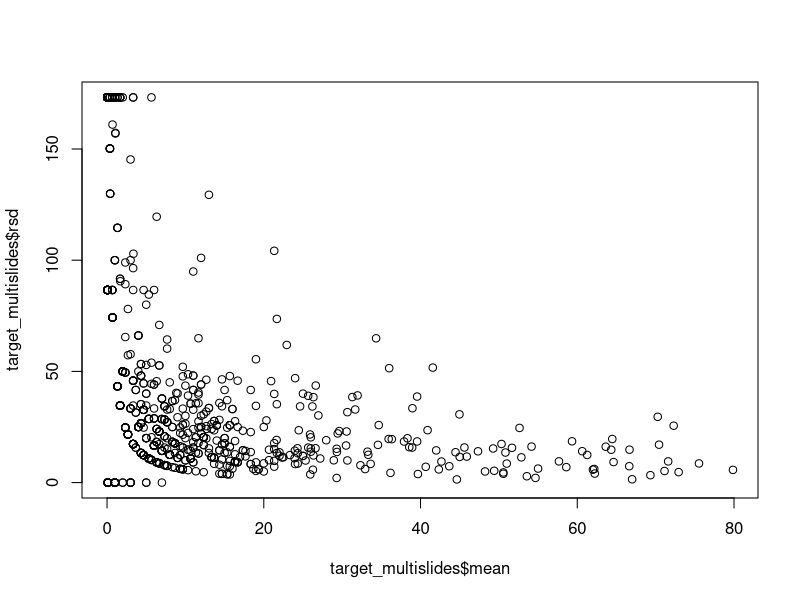
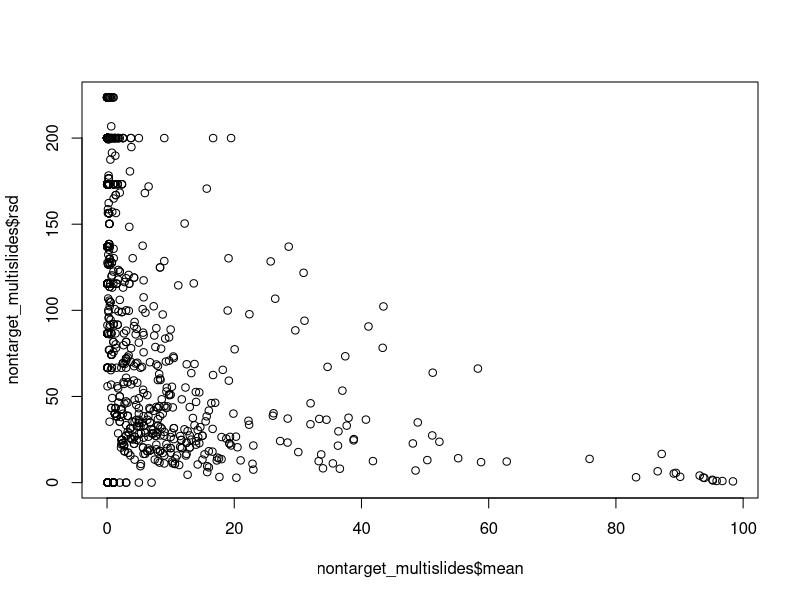

These figures' R source, in order: (Note: this script raises an error after producing the figures.)
#### Processing microscopy data
### Jordan Zabrecky
## last edited 04.16.2026

# This code processes microscopy data from the EDI data release 
# (averaging across slides and evaluting rsd), remove non-algal portion of sample,
# and recalculates relative abundance without that portion. Additionally,
# leptolyngbya and geitlerinema are grouped and phormidium is added into microcoleus
# as suggested by Rosalina

#### (1) Loading in libraries & data ####

# loading libraries
lapply(c("tidyverse", "lubridate"), require, character.only = T)

# read in microscopy data
target <- read.csv("./data/EDI_data_package/microscopy_target_samples.csv")
nontarget <- read.csv("./data/EDI_data_package/microscopy_non_target_samples.csv")

#### (2) Analyzing microscopy data (w/ multiple slides) ####

## (a) target samples

# look at average, sd, & rsd for each taxa across slides
target_multislides <- target %>% 
  filter(slide_rep != "Final") %>% 
  pivot_longer(microcoleus:aphanothece, names_to = "taxa", values_to = "percent") %>% 
  dplyr::group_by(taxa, site_reach, field_date, sample_type) %>% 
  dplyr::summarize(mean = mean(percent),
                   sd = sd(percent),
                   rsd = (sd * 100) / mean) %>% 
  ungroup()
view(target_multislides) # the highest are all samples where one slide had 0.1% cover
mean(target_multislides$rsd, na.rm = TRUE) # 44.3% high but let's look at taxa 
                                           # that have >5% mean cover
plot(target_multislides$mean, target_multislides$rsd)
# yup, samples with a higher mean have a lower rsd

# looking at taxa that have >5% mean cover
target_multislides_sub <- target_multislides %>% 
  filter(mean > 5)
view(target_multislides_sub)
mean(target_multislides_sub$rsd) # 21.7% high but better

# pivot back wider to join back into processed
target_multislides_wider <- target_multislides %>% 
  select(!(sd:rsd)) %>% 
  pivot_wider(names_from = "taxa", values_from = "mean")

# for data that were already averaged across three slides,
# we need to match it up to the processed data frame
target_processed <- target %>% 
  filter(slide_rep == "Final") %>% 
  select(!(slide_rep:method)) # remove columns we don't need

# match up column order
target_processed <- target_processed[,colnames(target_multislides_wider)]

# rbind to join dataframes
target_processed <- rbind(target_processed, target_multislides_wider)

## (b) non-target samples

# look at average, sd, & rsd for each taxa across slides
# no samples here are averaged over as indicated by "Final"
nontarget_multislides <- nontarget %>% 
  pivot_longer(non_algal:unknown, names_to = "taxa", values_to = "percent") %>% 
  dplyr::group_by(taxa, site_reach, field_date, sample_type) %>% 
  dplyr::summarize(mean = mean(percent),
                   sd = sd(percent),
                   rsd = (sd * 100) / mean) %>% 
  ungroup()
view(nontarget_multislides) # the highest are all samples where one slide had 0.1% cover
mean(nontarget_multislides$rsd, na.rm = TRUE) # 97.6% high but let's look at taxa 
                                              # that have >5% mean cover
plot(nontarget_multislides$mean, nontarget_multislides$rsd)
# less strong of a relationship with non-target samples

# looking at taxa that have >5% mean cover
nontarget_multislides_sub <- nontarget_multislides %>% 
  filter(mean > 5)
view(nontarget_multislides_sub)
mean(nontarget_multislides_sub$rsd) # 42.8% high but better

# pivot back wider to join with anatoxin and environmental data
nt_processed <- nontarget_multislides %>% 
  select(!(sd:rsd)) %>% 
  pivot_wider(names_from = "taxa", values_from = "mean") 

# confirm that everything sums up to 100
check_nt <- which(rowSums(nt_processed[4:ncol(nt_processed)]) != 100)
check_t <- which(rowSums(target_processed[4:ncol(target_processed)]) != 100)

# check these values- maybe slight variations in float?
# like minor issues when averaging such small decimals across multiple slides
rowSums(target_processed[4:ncol(target_processed)])[check_t] # is 100
rowSums(nt_processed[4:ncol(nt_processed)])[check_nt] # most are 100
# but for the few that aren't (52, 58, 60) which are 99.975, 99.975, 99.980, we will just add 
# the remainder to the dominant taxa in that sample
nt_processed[52,]$spirogyra <- nt_processed[52,]$spirogyra + (100 - 99.975)
nt_processed[58,]$spirogyra <- nt_processed[58,]$spirogyra + (100 - 99.975)
nt_processed[60,]$cladophora <- nt_processed[60,]$cladophora + (100 - 99.980)

# run through check and rowSums code again to make sure they are all now 100 in appearance

#### (3) Remove non-algal portion from relative abundance & recalculate ####

# function to remove non-algal portion and recalculate
remove_non_algal <- function(df) {
  # remove non-algal portion
  temp_df <- df %>% 
    select(!non_algal)
  
  # calculate total percent abundance of algal portion
  temp_df$total_algal_percent <- rowSums(temp_df[c(4:ncol(temp_df))]) # hard-coded; always have 4 info columns
  
  
  # pivot longer for easy re-calculation and then pivot back wider
  final_df <- temp_df %>% 
    relocate(total_algal_percent, .after = sample_type) %>%  # quick reorganization
    pivot_longer(cols = c(5:ncol(temp_df)), values_to = "old_percent", names_to = "taxa") %>% 
    mutate(new_percent = (old_percent / total_algal_percent) * 100) %>% 
    select(!c(old_percent, total_algal_percent)) %>% 
    pivot_wider(names_from = "taxa", values_from = "new_percent")
  
  # return final dataframe
  return(final_df)
}

# apply function to dataframes
nt_processed2 <- remove_non_algal(nt_processed)
target_processed2 <- remove_non_algal(target_processed)

# double check that all recalculated taxa columns sum to 100!
check_nt2 <- which(rowSums(nt_processed2[4:ncol(nt_processed2)]) != 100)
check_t2 <- which(rowSums(target_processed2[4:ncol(target_processed2)]) != 100)

# check these values- again likely minor decimal issues 
# as computers are bad at dealing with small numbers
rowSums(target_processed2[4:ncol(target_processed2)])[check_t2] # all are 100
rowSums(nt_processed2[4:ncol(nt_processed2)])[check_nt2] # all are 100

#### (3) Final edits ####

## (a) to match environmental covariate data

# separate out TAC and TM 
tm_processed2 <- target_processed2 %>% 
 filter(sample_type == "TM")
tac_processed2 <- target_processed2 %>% 
  filter(sample_type == "TAC")

# change label on 9/8/2022 sample to 9/6/2022
# (substitute technician accidentally took 2022-09-06 with different methods, not in this dataset)
tm_processed2$field_date[which(tm_processed2$field_date == "2022-09-08")] <- "2022-09-06"

# put all processed data into a list
processed <- list(tm_processed2, tac_processed2, nt_processed2)
names(processed) <- c("tm", "tac", "nt")

# make a column for the site name
processed <- lapply(processed, function(x) x %>% 
                      mutate(site = case_when(grepl("RUS", site_reach) ~ "RUS",
                                              grepl("SFE-M", site_reach) ~ "SFE-M",
                                              grepl("SAL", site_reach) ~ "SAL",
                                              grepl("SFE-SH", site_reach) ~ "SFE-SH")) %>% 
                      relocate(site, .before = "site_reach"))

## (b) merging categories
processed <- lapply(processed, function(x) x %>% 
                     mutate(leptolyngbya_geitlerinema = leptolyngbya + geitlerinema,
                            microcoleus = phormidium_unknown + microcoleus) %>% 
                     dplyr::select(!c("phormidium_unknown", "geitlerinema", "leptolyngbya")))

# saving csv's
path <- paste(getwd(), "/data/morphological/", sep = "")
lapply(names(processed), function(x) write.csv(processed[[x]], file = paste(path, x, "_algalonly.csv", 
                                                                              sep = ""), row.names = FALSE))
